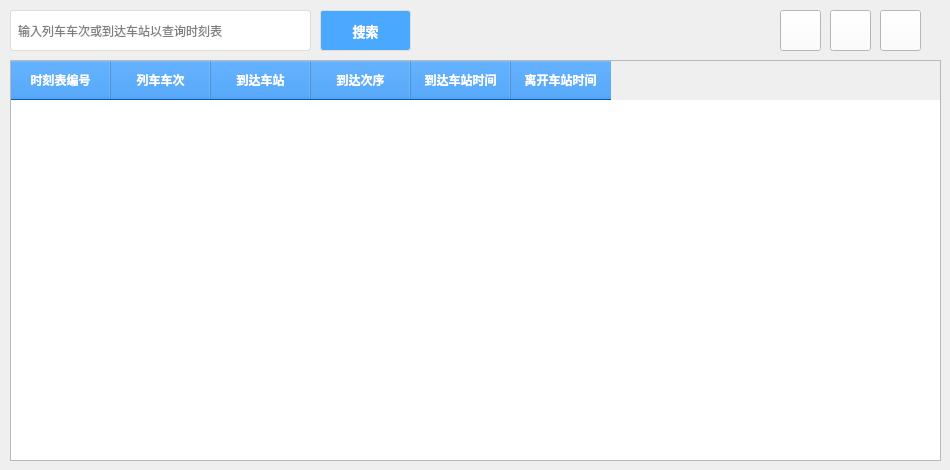
      <widget class="QWidget" name="tab_3">
       <attribute name="title">
        <string>🕰时刻表管理</string>
       </attribute>
       <widget class="QLineEdit" name="lineEditScheduleL">
        <property name="geometry">
         <rect>
          <x>10</x>
          <y>10</y>
          <width>301</width>
          <height>41</height>
         </rect>
        </property>
        <property name="styleSheet">
         <string notr="true">QLineEdit {
	padding-left: 5px;
    border: 1px solid #dddddd;
    border-radius: 3px;
    background-color: white;
}
QLineEdit:focus {
    border: 2px solid #0066FF; /* 类似原设计，但颜色可调整 */
}
QLineEdit:hover:!focus {
    border: 1px solid #000000; /* black */
}

</string>
        </property>
        <property name="text">
         <string/>
        </property>
        <property name="placeholderText">
         <string>输入列车车次或到达车站以查询时刻表</string>
        </property>
       </widget>
       <widget class="QPushButton" name="pushButtonScheduleS">
        <property name="geometry">
         <rect>
          <x>320</x>
          <y>10</y>
          <width>91</width>
          <height>41</height>
         </rect>
        </property>
        <property name="font">
         <font>
          <pointsize>10</pointsize>
          <bold>true</bold>
         </font>
        </property>
        <property name="styleSheet">
         <string notr="true">QPushButton{
    border: 1px solid #dddddd;
    border-radius: 3px;
    background-color: rgb(75, 168, 255);
	color: rgb(255,255,255);
}

QPushButton:hover {
    background-color: rgb(27, 125, 230);
}
 
QPushButton:pressed {
    background-color: #a0a0a0;
}</string>
        </property>
        <property name="text">
         <string>搜索</string>
        </property>
       </widget>
       <widget class="QPushButton" name="pushButtonAddSche">
        <property name="geometry">
         <rect>
          <x>780</x>
          <y>10</y>
          <width>41</width>
          <height>41</height>
         </rect>
        </property>
        <property name="toolTip">
         <string>Add</string>
        </property>
        <property name="styleSheet">
         <string notr="true">QPushButton {
image: url(:/new/prefix1/image/add.png);
background-color: rgb(255, 255, 255);
padding: 8px;
}

QPushButton:hover {
border: 1px solid rgb(231, 231, 231); 
border-radius: 4px;         /* 可选：添加圆角 */
}

QPushButton:pressed {
    background-color: #e0e0e0;  
    border: 1px solid #999999;  
border-radius: 4px;         /* 可选：添加圆角 */
}</string>
        </property>
        <property name="text">
         <string/>
        </property>
       </widget>
       <widget class="QPushButton" name="pushButtonModifySche">
        <property name="geometry">
         <rect>
          <x>830</x>
          <y>10</y>
          <width>41</width>
          <height>41</height>
         </rect>
        </property>
        <property name="toolTip">
         <string>Modify</string>
        </property>
        <property name="styleSheet">
         <string notr="true">QPushButton {
image: url(:/new/prefix1/image/modify.png);
background-color: rgb(255, 255, 255);
padding: 8px;
}

QPushButton:hover {
border: 1px solid rgb(231, 231, 231); 
border-radius: 4px;         /* 可选：添加圆角 */
}

QPushButton:pressed {
    background-color: #e0e0e0;  
    border: 1px solid #999999;  
border-radius: 4px;         /* 可选：添加圆角 */
}</string>
        </property>
        <property name="text">
         <string/>
        </property>
       </widget>
       <widget class="QPushButton" name="pushButtonDeleteSche">
        <property name="geometry">
         <rect>
          <x>880</x>
          <y>10</y>
          <width>41</width>
          <height>41</height>
         </rect>
        </property>
        <property name="toolTip">
         <string>Delete</string>
        </property>
        <property name="styleSheet">
         <string notr="true">QPushButton {
image: url(:/new/prefix1/image/delete.png);
background-color: rgb(255, 255, 255);
padding: 8px;
}

QPushButton:hover {
border: 1px solid rgb(231, 231, 231); 
border-radius: 4px;         /* 可选：添加圆角 */
}

QPushButton:pressed {
    background-color: #e0e0e0;  
    border: 1px solid #999999;  
border-radius: 4px;         /* 可选：添加圆角 */
}</string>
        </property>
        <property name="text">
         <string/>
        </property>
       </widget>
       <widget class="QTableWidget" name="tableWidgetSchedule">
        <property name="geometry">
         <rect>
          <x>10</x>
          <y>60</y>
          <width>931</width>
          <height>401</height>
         </rect>
        </property>
        <property name="styleSheet">
         <string notr="true">QHeaderView::section {
    background-color: rgb(5, 126, 255);
    padding: 8px 14px;
	color: rgb(255,255,255);
    font-weight: bold;
    border-bottom: 1px solid #dddddd;
    border-right: 1px solid #dddddd;
}</string>
        </property>
        <property name="selectionBehavior">
         <enum>QAbstractItemView::SelectionBehavior::SelectRows</enum>
        </property>
        <column>
         <property name="text">
          <string>时刻表编号</string>
         </property>
        </column>
        <column>
         <property name="text">
          <string>列车车次</string>
         </property>
        </column>
        <column>
         <property name="text">
          <string>到达车站</string>
         </property>
        </column>
        <column>
         <property name="text">
          <string>到达次序</string>
         </property>
        </column>
        <column>
         <property name="text">
          <string>到达车站时间</string>
         </property>
        </column>
        <column>
         <property name="text">
          <string>离开车站时间</string>
         </property>
        </column>
       </widget>
      </widget>
